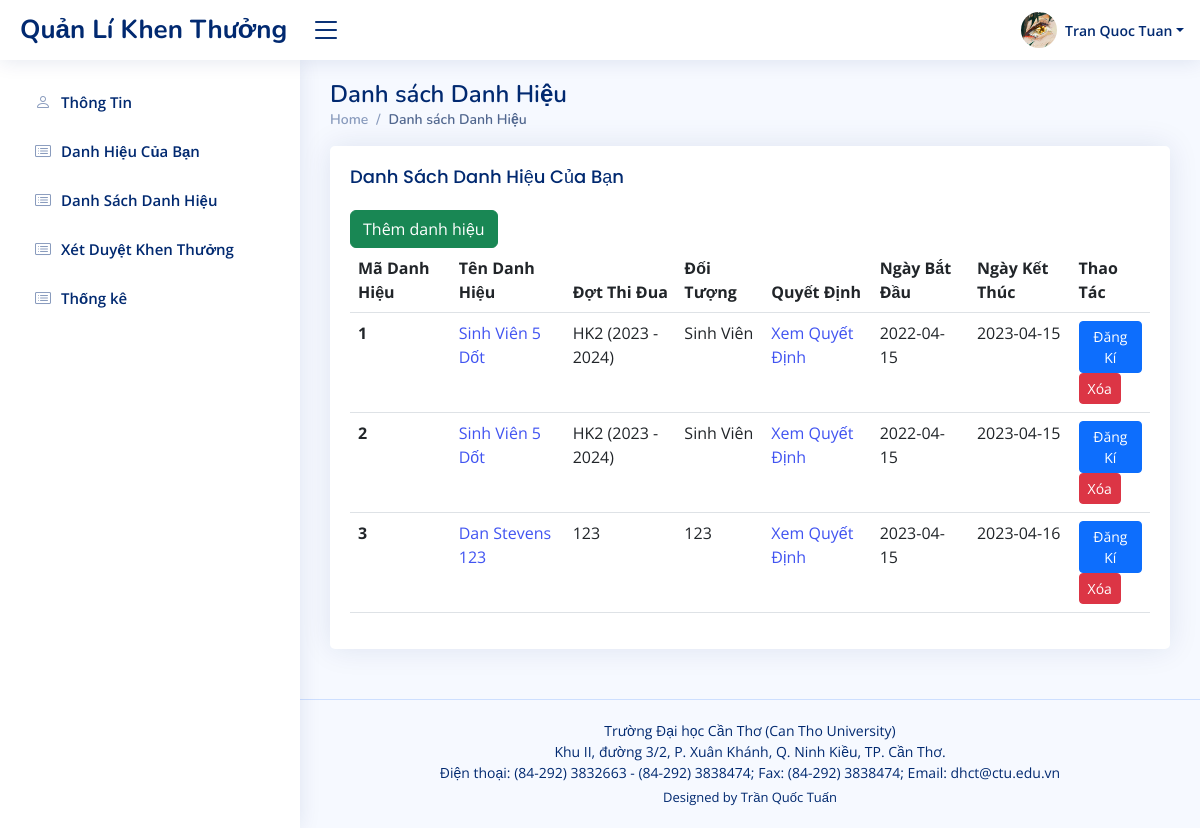
The app's page /pages-dsdh.php (signed in) with its own data.
### tables this page shows
CREATE TABLE IF NOT EXISTS `danhhieu` (
  `id` int NOT NULL AUTO_INCREMENT,
  `name` varchar(250) DEFAULT NULL,
  `dotthidua` varchar(250) DEFAULT NULL,
  `doituong` varchar(250) DEFAULT NULL,
  `quyetdinh` varchar(250) DEFAULT NULL,
  `ngaybatdau` date DEFAULT NULL,
  `ngayketthuc` date DEFAULT NULL,
  PRIMARY KEY (`id`)
);

### lib/database.php (called while the page is built, shortened)
<?php
Class Database{
   public $host   = DB_HOST;
   public $user   = DB_USER;
   public $pass   = DB_PASS;
   public $dbname = DB_NAME;
   public $link;
private function connectDB(){
   $this->link = new mysqli($this->host, $this->user, $this->pass,
    $this->dbname);
 }
public function select($query){
  $result = $this->link->query($query) or
   die($this->link->error.__LINE__);
  if($result->num_rows > 0){
    return $result;
  } else {
    return false;
  }
 }
}

### pages-dsdh.php (the view, shortened to what this page needs)
<?php
include 'lib/database.php';
$conn = new Database();
$sql = "SELECT * FROM danhhieu";
$data = [];
$result = $conn->select($sql);
while ($row = mysqli_fetch_array($result, 1)) {
    $data[] = $row;
}
include 'inc/header.php';
include 'inc/sidebar.php';
?>
<main id="main" class="main">
    <div class="pagetitle">
        <h1>Danh sách Danh Hiệu</h1>
        <nav>
            <ol class="breadcrumb">
                <li class="breadcrumb-item"><a href="index.php">Home</a></li>
                <li class="breadcrumb-item active">Danh sách Danh Hiệu</li>
            </ol>
        </nav>
    </div>
    <section class="section">
        <div class="row">
            <div class="col-lg-12">
                <div class="card">
                    <div class="card-body">
                        <h5 class="card-title">Danh Sách Danh Hiệu Của Bạn</h5>
                        <?php
                        if ($_SESSION['role']) {
                            echo '<a href="/add_dh.php" class="btn btn-success">Thêm danh hiệu</a>';
                        }
                        ?>
                        <table class="table">
                            <thead>
                                <tr>
                                    <th scope="col">Mã Danh Hiệu</th>
                                    <th scope="col">Tên Danh Hiệu</th>
                                    <th scope="col">Đợt Thi Đua</th>
                                    <th scope="col">Đối Tượng</th>
                                    <th scope="col">Quyết Định</th>
                                    <th scope="col">Ngày Bắt Đầu</th>
                                    <th scope="col">Ngày Kết Thúc</th>
                                    <th scope="col">Thao Tác</th>
                                </tr>
                            </thead>
                            <tbody>
                                <?php
                                foreach ($data as $item) {
                                    $btnDelete = '';
                                    if ($_SESSION['role']) {
                                        $btnDelete = '<button type="submit" onclick=" return deleteDH(this)" class="btn btn-danger btn-sm">Xóa</button>';
                                    }
                                    echo '
                                        <tr>
                                            <th scope="row">'.$item['id'].'</th>
                                            <td><a href="edit-dh.php?id='.$item['id'].'">'.$item['name'].'</a></td>
                                            <td>' . $item['dotthidua'] . '</td>
                                            <td>' . $item['doituong'] . '</td>
                                            <td><a href="https://www.facebook.com/">Xem Quyết Định</a></td>
                                            <td>' . $item['ngaybatdau'] . '</td>
                                            <td>' . $item['ngayketthuc'] . '</td>
                                            <td>
                                                <form action="pages-dkdh.php">
                                                    <button type="submit" class="btn btn-primary btn-sm">Đăng Kí</button>
                                                </form>
                                                <form name="formDeleteDH" action="process-dh.php" method="POST">
                                                    <input hidden type="text" value="' . $item['id'] . '" name="id_dh">
                                                    <input hidden type="text" value="delete" name="action">
                                                    '.$btnDelete.'
                                                </form>
                                            </td>
                                        </tr>';
                                }
                                ?>
                            </tbody>
                        </table>
                    </div>
                </div>
            </div>
        </div>
    </section>
</main>
<?php
include 'inc/footer.php';
?>

### assets/css/style.css (style rules this page uses)
:root { scroll-behavior: smooth; }
body { font-family: "Open Sans", sans-serif; background: #f6f9ff; color: #444444; }
a { color: #4154f1; text-decoration: none; }
h1, h2, h3, h4, h5, h6 { font-family: "Nunito", sans-serif; }
#main { margin-top: 60px; padding: 20px 30px; transition: all 0.3s; }
.pagetitle { margin-bottom: 10px; }
.pagetitle h1 { font-size: 24px; margin-bottom: 0; font-weight: 600; color: #012970; }
.card { margin-bottom: 30px; border: none; border-radius: 5px; box-shadow: 0px 0 30px rgba(1, 41, 112, 0.1); }
.card-title { padding: 20px 0 15px 0; font-size: 18px; font-weight: 500; color: #012970; font-family: "Poppins", sans-serif; }
.card-body { padding: 0 20px 20px 20px; }
.breadcrumb { font-size: 14px; font-family: "Nunito", sans-serif; color: #899bbd; font-weight: 600; }
.breadcrumb a { color: #899bbd; transition: 0.3s; }
.breadcrumb .breadcrumb-item::before { color: #899bbd; }
.breadcrumb .active { color: #51678f; font-weight: 600; }
@media (min-width: 1200px) { #main, #footer { margin-left: 300px; } }

### records on screen
danhhieu: id "1", name "Sinh Viên 5 Dốt", dotthidua "HK2 (2023 - 2024)", doituong "Sinh Viên", ngaybatdau "2022-04-15", ngayketthuc "2023-04-15"
danhhieu: id "2", name "Sinh Viên 5 Dốt", dotthidua "HK2 (2023 - 2024)", doituong "Sinh Viên", ngaybatdau "2022-04-15", ngayketthuc "2023-04-15"
danhhieu: id "3", name "Dan Stevens 123", dotthidua "123", doituong "123", ngaybatdau "2023-04-15", ngayketthuc "2023-04-16"

### other values on screen
$_SESSION['hoten'] "Tran Quoc Tuan"
